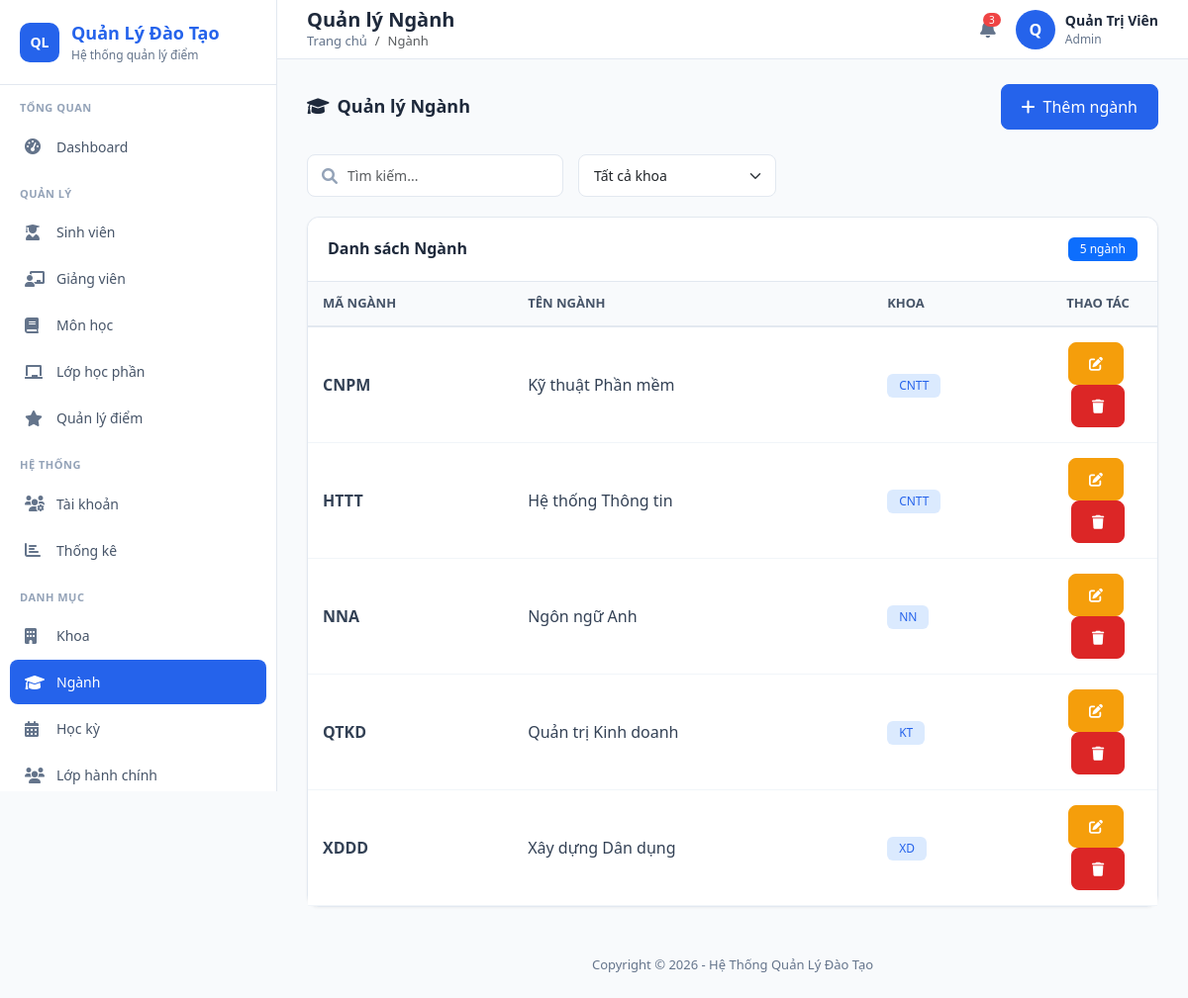
Screenshot of /public/index.php?url=Nganh/index (signed in) with the database file from the repository.
### tables this page shows
CREATE TABLE NGANH (
    MaNganh VARCHAR(10) PRIMARY KEY,
    TenNganh VARCHAR(100) NOT NULL,
    MaKhoa VARCHAR(10) NOT NULL,
    FOREIGN KEY (MaKhoa) REFERENCES KHOA(MaKhoa)
);

### app/controllers/NganhController.php (called while the page is built, shortened)
<?php
require_once __DIR__ . '/../config/Database.php';
require_once __DIR__ . '/../models/NganhModel.php';
class NganhController {
    private $nganhModel;
    public function __construct() {
        $database = new Database();
        $this->db = $database->getConnection();
            $this->nganhModel = new NganhModel($this->db);
    }
    public function index() {
        $nganhs = $this->nganhModel->readAll();
        $data = [
            'nganhs' => $nganhs,
            'pageTitle' => 'Quản lý Ngành',
            'breadcrumb' => 'Ngành'
        ];
        require_once "../app/views/nganh/index.php";
    }
}
?>

### app/core/App.php (called while the page is built, shortened)
<?php
class App {
    protected $method = 'index';
    public function __construct() {
        $url = $this->parseUrl();
        if ($url != null && file_exists('../app/controllers/' . ucfirst($url[0]) . 'Controller.php')) {
            unset($url[0]);
        }
        $this->controller = new $this->controller;
        if (isset($url[1])) {
            if (method_exists($this->controller, $url[1])) {
                $this->method = $url[1];
                unset($url[1]);
            }
        }
        $this->params = $url ? array_values($url) : [];
        call_user_func_array([$this->controller, $this->method], $this->params);
    }
    public function parseUrl() {
        if (isset($_GET['url'])) {
            return explode('/', filter_var(rtrim($_GET['url'], '/'), FILTER_SANITIZE_URL));
        }
        return null;
    }
}
?>

### public/index.php (called while the page is built, shortened)
<?php
$app = new App();
?>

### app/config/Database.php (called while the page is built, shortened)
<?php
class Database {
    private $host = 'localhost';
    private $db   = 'qldiem';
    private $user = 'root';
    private $pass = '';
    private $charset = 'utf8mb4';
    public function getConnection() {
        $this->conn = null;
        $dsn = "mysql:host=" . $this->host . ";dbname=" . $this->db . ";charset=" . $this->charset;
        $options = [
            PDO::ATTR_ERRMODE            => PDO::ERRMODE_EXCEPTION,
            PDO::ATTR_DEFAULT_FETCH_MODE => PDO::FETCH_ASSOC,
            PDO::ATTR_EMULATE_PREPARES   => false,
        ];
        try {
            $this->conn = new PDO($dsn, $this->user, $this->pass, $options);
        } catch (PDOException $e) {
            die('Kết nối database thất bại: ' . $e->getMessage());
        }
        return $this->conn;
    }
}
?>

### app/models/NganhModel.php (called while the page is built, shortened)
<?php
require_once __DIR__ . '/../config/Database.php';
class NganhModel {
    private $conn;
    private $table_name = "NGANH";
    public function __construct($db) {
        $this->conn = $db;
    }
    public function readAll() {
        $query = "SELECT * FROM " . $this->table_name;
        $stmt = $this->conn->prepare($query);
        $stmt->execute();
        return $stmt->fetchAll(PDO::FETCH_ASSOC);
    }
}

### app/views/nganh/index.php (the view, shortened to what this page needs)
<?php require_once '../app/views/layouts/header.php'; ?>
<div class="page-header">
    <h4><i class="fas fa-graduation-cap me-2"></i>Quản lý Ngành</h4>
    <button class="btn btn-primary" data-bs-toggle="modal" data-bs-target="#addModal">
        <i class="fas fa-plus me-2"></i>Thêm ngành
    </button>
</div>
<div class="filter-bar">
    <div class="search-box">
        <i class="fas fa-search"></i>
        <input type="text" class="form-control" placeholder="Tìm kiếm..." id="searchInput">
    </div>
    <select class="form-select" id="filterKhoa">
        <option value="">Tất cả khoa</option>
    </select>
</div>
<div class="card">
    <div class="card-header d-flex justify-content-between align-items-center">
        <h5 class="card-title mb-0">Danh sách Ngành</h5>
        <span class="badge bg-primary"><?= count($data['nganhs'] ?? []) ?> ngành</span>
    </div>
    <div class="card-body p-0">
        <div class="table-responsive">
            <table class="table" id="dataTable">
                <thead>
                    <tr>
                        <th>Mã Ngành</th>
                        <th>Tên Ngành</th>
                        <th>Khoa</th>
                        <th width="120" class="text-center">Thao tác</th>
                    </tr>
                </thead>
                <tbody>
                    <?php if(!empty($data['nganhs'])): ?>
                        <?php foreach($data['nganhs'] as $nganh): ?>
                        <tr>
                            <td><strong><?= $nganh['MaNganh'] ?></strong></td>
                            <td><?= $nganh['TenNganh'] ?></td>
                            <td><span class="badge bg-info-light"><?= $nganh['MaKhoa'] ?? '' ?></span></td>
                            <td class="text-center">
                                <a href="index.php?url=Nganh/edit/<?= $nganh['MaNganh'] ?>" class="btn btn-sm btn-warning me-1">
                                    <i class="fas fa-edit"></i>
                                </a>
                                <a href="index.php?url=Nganh/delete/<?= $nganh['MaNganh'] ?>"
                                   class="btn btn-sm btn-danger" onclick="return confirm('Bạn có chắc chắn muốn xóa?')">
                                    <i class="fas fa-trash"></i>
                                </a>
                            </td>
                        </tr>
                        <?php endforeach; ?>
                    <?php endif; ?>
                </tbody>
            </table>
        </div>
    </div>
</div>
<?php require_once '../app/views/layouts/footer.php'; ?>

### public/css/admin.css (style rules this page uses)
:root { --primary-color: #2563eb; --primary-dark: #1d4ed8; --sidebar-width: 280px; --header-height: 60px; }
* { margin: 0; padding: 0; box-sizing: border-box; }
body { font-family: 'Segoe UI', Tahoma, Geneva, Verdana, sans-serif; background-color: #f8fafc; min-height: 100vh; }
.card { background: #fff; border-radius: 12px; border: 1px solid #e2e8f0; box-shadow: 0 1px 3px rgba(0,0,0,0.05); }
.card-header { background: #fff; border-bottom: 1px solid #e2e8f0; padding: 20px; border-radius: 12px 12px 0 0 !important; color: #1e293b; }
.card-title { font-size: 16px; font-weight: 600; color: #1e293b; margin: 0; }
.card-body { padding: 20px; }
.btn { border-radius: 8px; font-weight: 500; padding: 10px 20px; transition: all 0.2s; }
.btn-primary { background: var(--primary-color); border-color: var(--primary-color); }
.btn-danger { background: #dc2626; border-color: #dc2626; }
.btn-warning { background: #f59e0b; border-color: #f59e0b; color: #fff; }
.table { margin: 0; }
.table thead th { background: #f8fafc; border-bottom: 2px solid #e2e8f0; color: #475569; font-weight: 600; font-size: 13px; text-transform: uppercase; padding: 12px 15px; }
.table tbody td { padding: 15px; vertical-align: middle; border-bottom: 1px solid #f1f5f9; color: #334155; }
.form-control, .form-select { border-radius: 8px; border: 1px solid #e2e8f0; padding: 10px 15px; font-size: 14px; }
.badge { padding: 6px 12px; border-radius: 6px; font-weight: 500; font-size: 12px; }
.badge-info, .bg-info-light { background: #dbeafe !important; color: var(--primary-color) !important; }
.page-header { display: flex; justify-content: space-between; align-items: center; margin-bottom: 25px; }
.page-header h4 { font-size: 18px; font-weight: 600; color: #1e293b; margin: 0; }
.search-box { position: relative; }
.search-box input { padding-left: 40px; }
.search-box i { position: absolute; left: 15px; top: 50%; transform: translateY(-50%); color: #94a3b8; }
.filter-bar { display: flex; gap: 15px; margin-bottom: 20px; flex-wrap: wrap; }
.filter-bar .form-control, .filter-bar .form-select { width: auto; min-width: 200px; }

### rows the page displays
nganh: MaNganh "CNPM", TenNganh "Kỹ thuật Phần mềm", MaKhoa "CNTT"
nganh: MaNganh "HTTT", TenNganh "Hệ thống Thông tin", MaKhoa "CNTT"
nganh: MaNganh "NNA", TenNganh "Ngôn ngữ Anh", MaKhoa "NN"
nganh: MaNganh "QTKD", TenNganh "Quản trị Kinh doanh", MaKhoa "KT"
nganh: MaNganh "XDDD", TenNganh "Xây dựng Dân dụng", MaKhoa "XD"

### other values shown
$data['pageTitle'] "Quản lý Ngành"
$data['breadcrumb'] "Ngành"
substr($_SESSION['user_name'] ?? 'A', 0, 1) "Q"
$_SESSION['user_name'] "Quản Trị Viên"
$_SESSION['user_role'] "Admin"
count($data['nganhs'] ?? []) "5"
